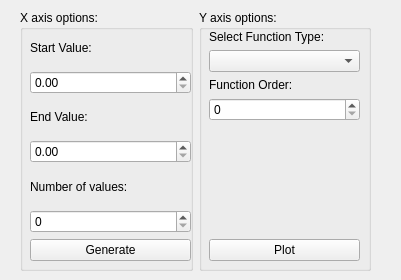
<?xml version="1.0" encoding="UTF-8"?>
<ui version="4.0">
 <class>AddData</class>
 <widget class="QWidget" name="AddData">
  <property name="geometry">
   <rect>
    <x>0</x>
    <y>0</y>
    <width>401</width>
    <height>280</height>
   </rect>
  </property>
  <property name="sizePolicy">
   <sizepolicy hsizetype="Fixed" vsizetype="Fixed">
    <horstretch>0</horstretch>
    <verstretch>0</verstretch>
   </sizepolicy>
  </property>
  <property name="windowTitle">
   <string>Form</string>
  </property>
  <widget class="QWidget" name="">
   <property name="geometry">
    <rect>
     <x>20</x>
     <y>10</y>
     <width>351</width>
     <height>261</height>
    </rect>
   </property>
   <layout class="QHBoxLayout" name="horizontalLayout">
    <item>
     <widget class="QGroupBox" name="groupBox">
      <property name="title">
       <string>X axis options:</string>
      </property>
      <widget class="QWidget" name="">
       <property name="geometry">
        <rect>
         <x>10</x>
         <y>20</y>
         <width>161</width>
         <height>231</height>
        </rect>
       </property>
       <layout class="QVBoxLayout" name="verticalLayout_2">
        <item>
         <widget class="QLabel" name="label_startval">
          <property name="text">
           <string>Start Value:</string>
          </property>
         </widget>
        </item>
        <item>
         <widget class="QDoubleSpinBox" name="doubleSpinBox_startval"/>
        </item>
        <item>
         <widget class="QLabel" name="label_endval">
          <property name="text">
           <string>End Value:</string>
          </property>
         </widget>
        </item>
        <item>
         <widget class="QDoubleSpinBox" name="doubleSpinBox_endval"/>
        </item>
        <item>
         <widget class="QLabel" name="label_num_val">
          <property name="text">
           <string>Number of values:</string>
          </property>
         </widget>
        </item>
        <item>
         <widget class="QSpinBox" name="spinBox_num_val"/>
        </item>
        <item>
         <widget class="QPushButton" name="pushButton_Gen">
          <property name="text">
           <string>Generate</string>
          </property>
         </widget>
        </item>
       </layout>
      </widget>
     </widget>
    </item>
    <item>
     <widget class="QGroupBox" name="groupBox_2">
      <property name="title">
       <string>Y axis options:</string>
      </property>
      <widget class="QWidget" name="">
       <property name="geometry">
        <rect>
         <x>10</x>
         <y>20</y>
         <width>151</width>
         <height>231</height>
        </rect>
       </property>
       <layout class="QVBoxLayout" name="verticalLayout">
        <item>
         <widget class="QLabel" name="label_func_type">
          <property name="text">
           <string>Select Function Type:</string>
          </property>
         </widget>
        </item>
        <item>
         <widget class="QComboBox" name="comboBox_func_types"/>
        </item>
        <item>
         <widget class="QLabel" name="label_func_order">
          <property name="text">
           <string>Function Order:</string>
          </property>
         </widget>
        </item>
        <item>
         <widget class="QSpinBox" name="spinBox_func_order"/>
        </item>
        <item>
         <spacer name="verticalSpacer">
          <property name="orientation">
           <enum>Qt::Vertical</enum>
          </property>
          <property name="sizeHint" stdset="0">
           <size>
            <width>20</width>
            <height>40</height>
           </size>
          </property>
         </spacer>
        </item>
        <item>
         <widget class="QPushButton" name="pushButton_Plot">
          <property name="text">
           <string>Plot</string>
          </property>
         </widget>
        </item>
       </layout>
      </widget>
     </widget>
    </item>
   </layout>
  </widget>
 </widget>
 <resources/>
 <connections/>
</ui>
